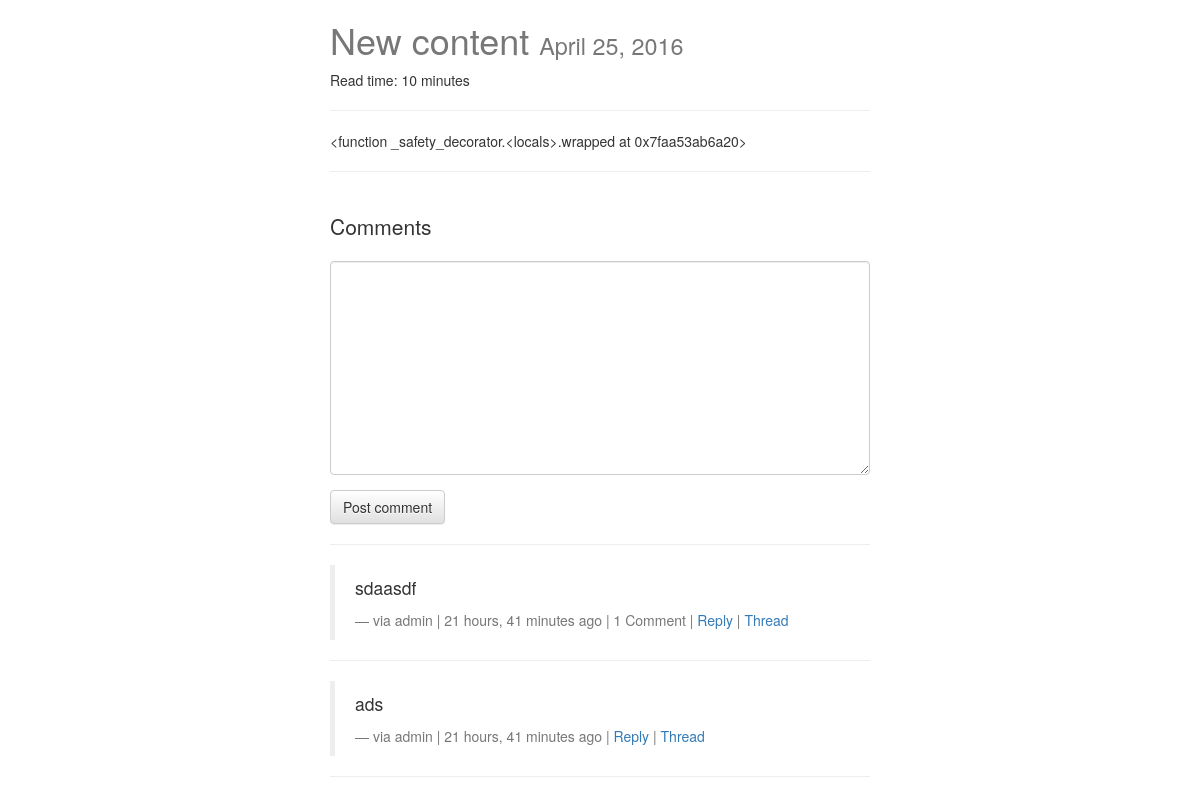
Page /posts/new-content/ on the earlier database version.
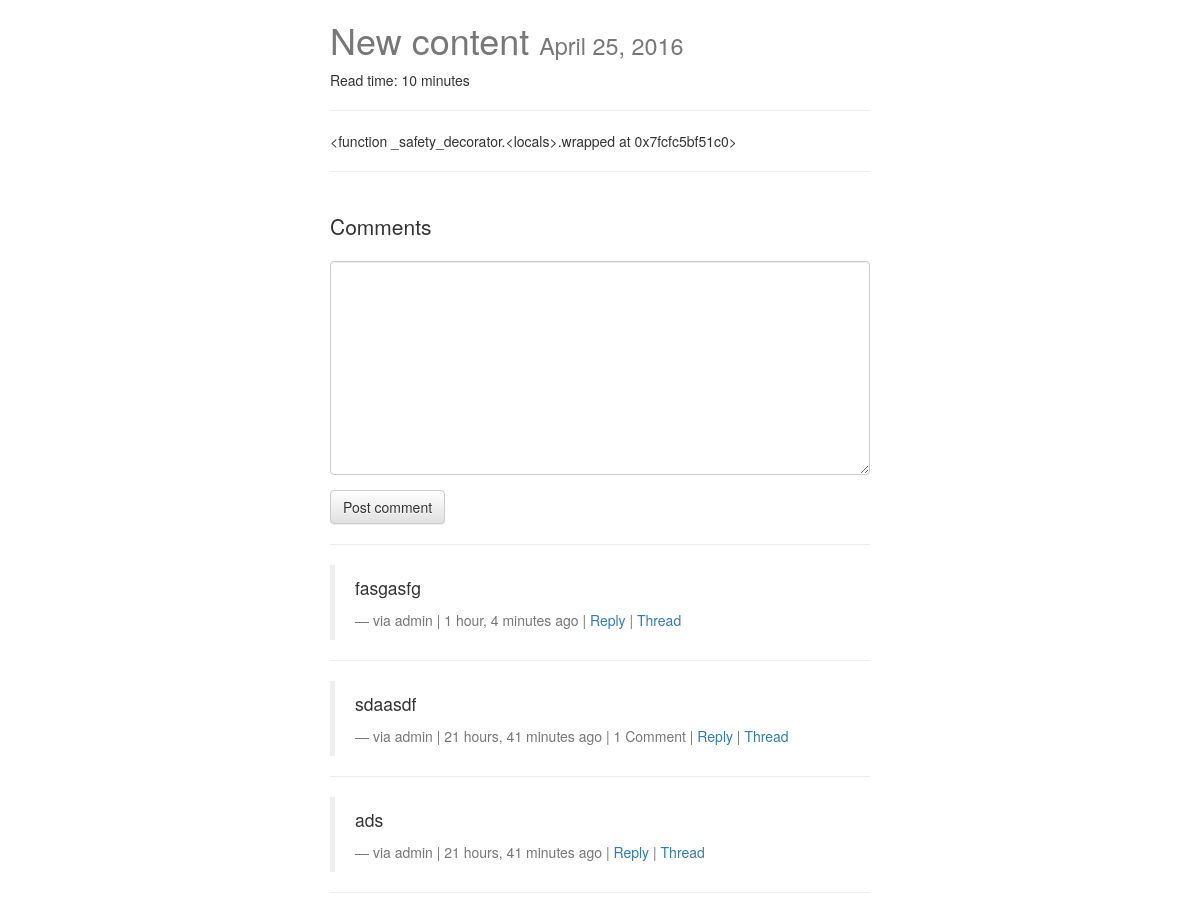
Same page on the later database version.
### posts/models.py (models this page shows, shortened)
class Post(models.Model):
	user = models.ForeignKey(settings.AUTH_USER_MODEL, default=1)
	title = models.CharField(max_length=200)
	slug = models.SlugField(unique=True)
	image = models.ImageField(upload_to=upload_location, null=True, blank=True, height_field="height_field", width_field="width_field")
	height_field = models.IntegerField(default=0)
	width_field = models.IntegerField(default=0)
	content = models.TextField()
	draft = models.BooleanField(default=False)
	publish = models.DateField(auto_now=False, auto_now_add=False)
	read_time = models.TimeField(null=True, blank=True)
	updated = models.DateTimeField(auto_now=True, auto_now_add=False)
	timestamp = models.DateTimeField(auto_now=False, auto_now_add=True)
	objects = PostManager()
	class Meta:
		ordering = ["-timestamp","-updated"]
	def get_markdown(self):
		content = self.content
		markdown_text = markdown(content)
		return mark_safe(markdown_text)
	@property
	def comments(self):
		instance = self
		qs = Comment.objects.filter_by_instance(instance)
		return qs
	@property
	def get_content_type(self):
		instance = self
		content_type = ContentType.objects.get_for_model(instance.__class__)
		return content_type

### comments/models.py (models this page shows, shortened)
class Comment(models.Model):
	user = models.ForeignKey(settings.AUTH_USER_MODEL, default=1)
	content_type = models.ForeignKey(ContentType, on_delete=models.CASCADE)
	object_id = models.PositiveIntegerField()
	content_object = GenericForeignKey('content_type', 'object_id')
	parent = models.ForeignKey('self', null=True, blank=True)
	content = models.TextField()
	timestamp = models.DateTimeField(auto_now_add=True)
	objects = CommentManager()
	class Meta:
		ordering = ['-timestamp']
	def get_absolute_url(self):
		return reverse("comments:thread", kwargs={"id": self.id})
	def children(self): #ответы
		return Comment.objects.filter(parent=self)

### posts/views.py (the view, shortened to what this page needs)
# urls.py: url(r'^(?P<slug>[\w-]+)/$', post_detail, name='detail'),
def post_detail(request, slug=None):
	instance = get_object_or_404(Post, slug=slug)
	if instance.publish > timezone.now().date() or instance.draft:
		if not request.user.is_staff or not request.user.is_superuser:
			raise Http404
	share_string = quote_plus(instance.content)
	initial_data = {
			"content_type": instance.get_content_type,
			"object_id": instance.id
	}
	form = CommentForm(request.POST or None, initial=initial_data)
	comments = instance.comments
	context = {
		"title": instance.title,
		"instance": instance,
		"share_string": share_string,
		"comments": comments,
		"comment_form":form,
	}
	return render(request, "post_detail.html", context)

### comments/forms.py
class  CommentForm(forms.Form):
	content_type = forms.CharField(widget=forms.HiddenInput)
	object_id = forms.IntegerField(widget=forms.HiddenInput)
	content = forms.CharField(label='', widget=forms.Textarea)

### comments/models.py (called while the page is built)
	def filter_by_instance(self,instance):
		content_type = ContentType.objects.get_for_model(instance.__class__)
		obj_id = instance.id
		qs = super(CommentManager, self).filter(content_type=content_type, object_id= obj_id).filter(parent=None)
		return qs

### posts/templatetags/urlify.py (called while the page is built)
@register.filter
def urlify(value):
	return quote_plus(value)

### templates/post_detail.html (shortened to what this page needs)
{% extends "base.html" %}
{% load urlify %}
{% load crispy_forms_tags %}
{% block content %}
<div class='col-sm-6 col-sm-offset-3'>
<h1>{{ title }} <small>{% if instance.draft %}<span style='color:red;'>Draft</span> {% endif %}{{ instance.publish }}</small></h1>
<p>Read time: {% if instance.read_time|time:'i' <= "01" %} < 1 minutes {% elif instance.read_time|time:'i' < "10" %} < 10 minutes{% else %}{{ instance.read_time|time:'i'}} minutes {% endif %}</p>
<p><div class="fb-like" data-href="{{ request.build_absolute_uri }}" data-layout="button_count" data-action="like" data-show-faces="true" data-share="true"></div>
<hr/>
</p>
<div class='row'>
<div class='col-sm-12 '>
   <div class='post-detail-item'>{{ instance.get_markdown }}</div>
    <hr/>
    <br/>
    <div>
        <p class='lead'>Comments</p>
        <form method="POST" action="."> {% csrf_token %}
            {{ comment_form|crispy }}
            <input type='submit' value='Post comment' class='btn btn-default'>
        </form>
        <hr/>
        {% for comment in comments %}
        <blockquote>
          <p>{{ comment.content }}</p>
          <footer>via {{ comment.user }} | {{ comment.timestamp|timesince }} ago | {% if comment.children.count > 0 %}{{ comment.children.count }} Comment{% if comment.children.count > 1 %}s{% endif %} | {% endif %} <a class='comment-reply-btn' href='#'>Reply</a> | <a class='comment-reply-btn' href='{{ comment.get_absolute_url }}'>Thread</a></footer>
        </blockquote>
        <hr/>
        {% endfor %}
    </div>
</div>
</div>
</div>
{% endblock content %}

Differences in the rows shown:
computed for Post "New content": get_markdown "<function _safety_decorator.<locals>.wrapped at 0x7faa53ab6a20>" → "<function _safety_decorator.<locals>.wrapped at 0x7fcfc5bf51c0>"
added Comment: content "fasgasfg", user "admin", timestamp "1 hour, 4 minutes"
